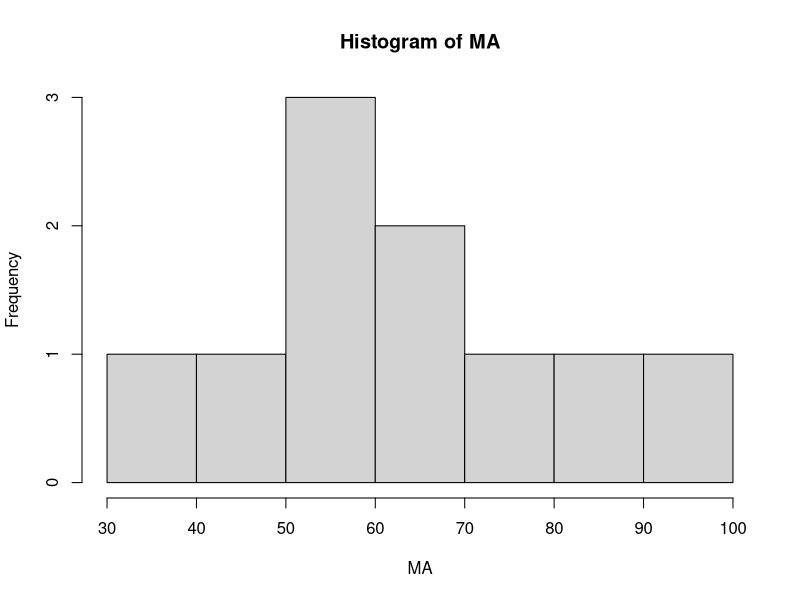
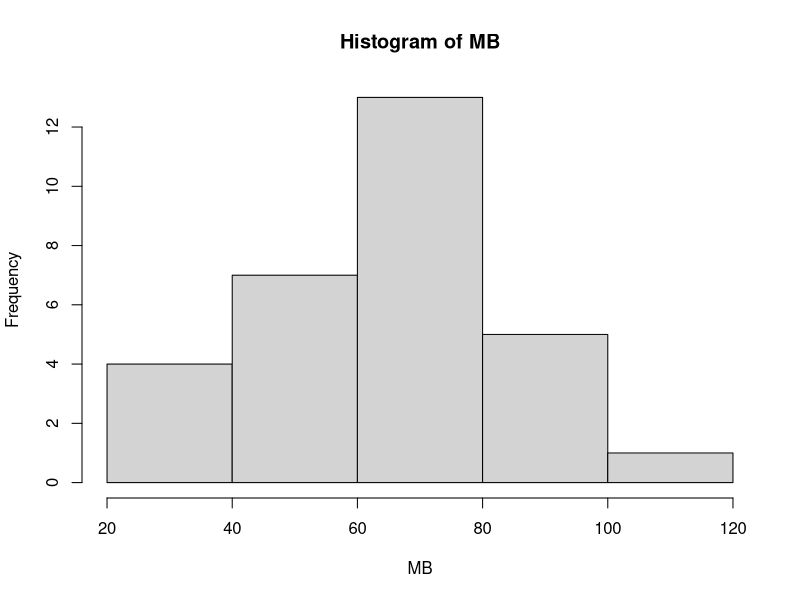
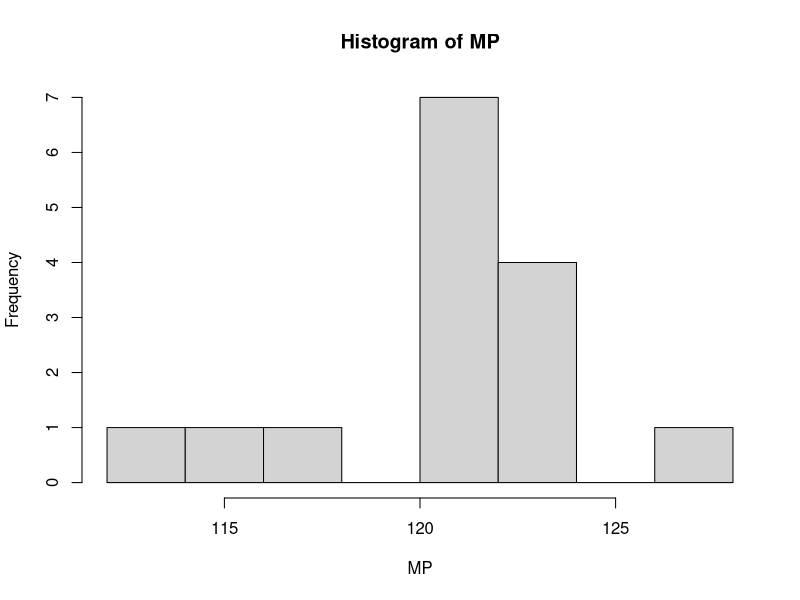
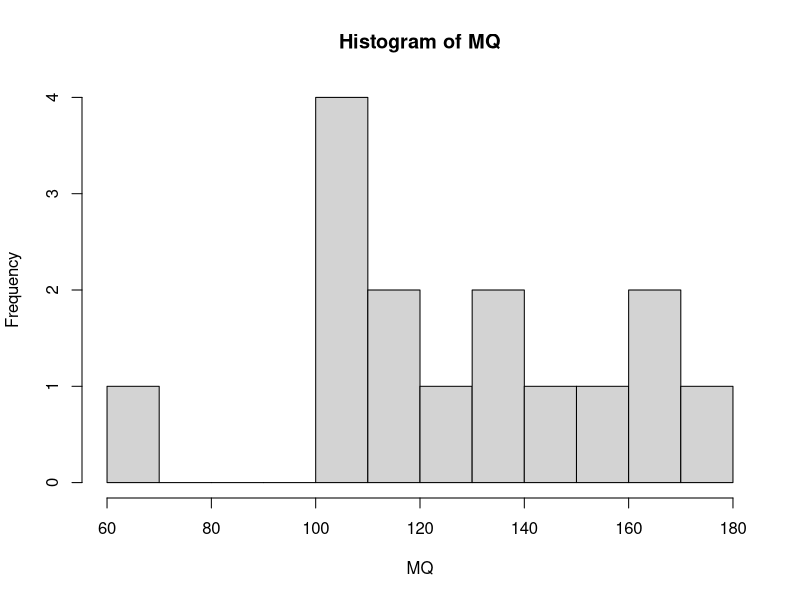

These charts were generated, in order, by the following R code:
# Q1
MA = vector(length = 50000)

n = 10
mu = 60
s = 20

MB = vector(length = 50000)

n2 = 30
mu2 = 60
s2 = 20

for(i in 1:50000) MA = rnorm(n,mu,s)
for(i in 1:50000) MB = rnorm(n2,mu2,s2)

# Q2
hist(MA, breaks = 5)
hist(MB, breaks = 5)

# Q3
sd(MA)
sd(MB)

# Q4
  # The sample size of 30 is better because it 
  # is closer to the sample size of the original sample.

# Q5 
MP = vector(length = 50000)
MQ = vector(length = 50000)

P_n = 15
P_mu = 120
P_s = 5

Q_n = 15
Q_mu = 120
Q_s = 25

for(i in 1:50000) MP = rnorm(P_n,P_mu,P_s)
for(i in 1:50000) MQ = rnorm(Q_n,Q_mu,Q_s)

# Q6
hist(MP, breaks = 10)
hist(MQ, breaks = 10)

# Q7
sd(MP)
sd(MQ)

# Q8
  # The less the standard deviation is the more reliable the 
  # sample means will be because the lower sd indicates the data is
  # more clustered in one area, that being around mu. 

